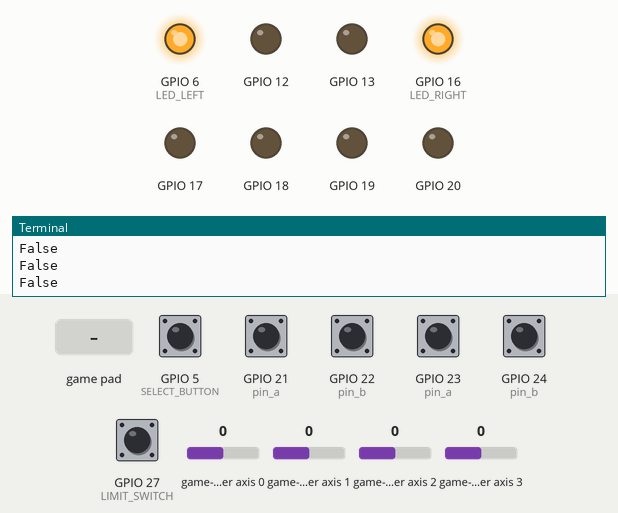
Bench run of a program on a simulated Raspberry Pi (BCM pin numbers). Shown: output pins drawn as LEDs (lit = HIGH), the last lines printed to the terminal. The test bench sets the inputs (shaded band); at power-on: GPIO 5 (SELECT_BUTTON), GPIO 21 (pin_a), GPIO 22 (pin_b), GPIO 23 (pin_a), GPIO 24 (pin_b), GPIO 27 (LIMIT_SWITCH) HIGH, game-controller axis 0 0, game-controller axis 1 0, game-controller axis 2 0, game-controller axis 3 0. Threads take turns every 2 ms. At 10.3 s the program stops and its outputs stay as they are.

Above: at 5.0 s.
5.1 s: game-controller axis 0 set to -1
6.7 s: GPIO 27 (LIMIT_SWITCH) pulled LOW for 0.15 s
At 6.8 s:
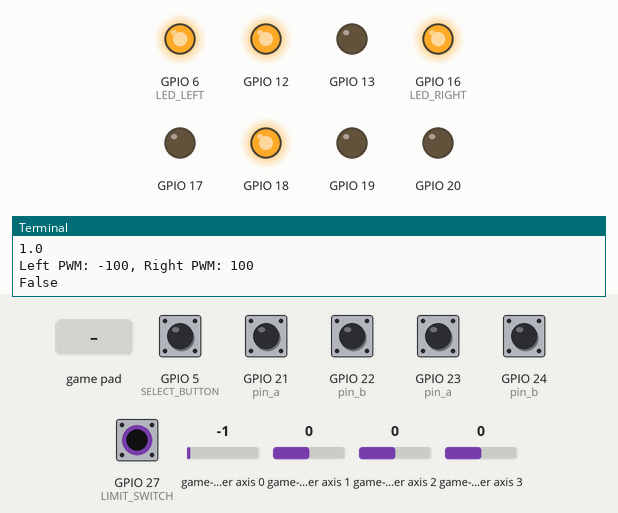
8.4 s: game-controller button 5 pressed
9.9 s: GPIO 5 (SELECT_BUTTON) pulled LOW for 0.15 s
Timing chart, 0 to 11.8 s (numbered marks = the images above; inputs shaded):
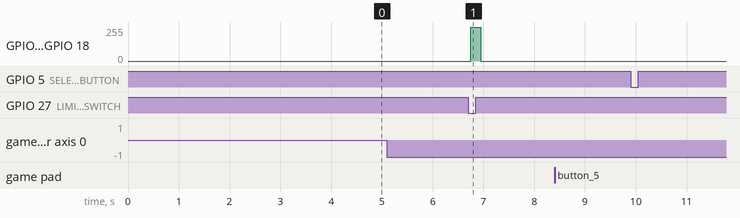

Measured:
- after the input at 6.7 s, GPIO 12, GPIO 18: 0/255 → 252/255 after 0.05 s, → 0/255 0.20 s later

The program:

bluetooth_controller_mode.py
```python
# This script is designed to be the bluetooth controller mode for the robot.
# It will handle the Xbox controller input and control the motors accordingly.

# Right Trigger - Drum
# Left Trigger - Flywheel
# Left Joystick - Drive
# Right Joystick - Drum Speed
# Y - E-stop toggle

#TO DO:
#get drive motor controller coefficients
#test encoders to ensure on the right side
#test motor control logic

import pygame
import RPi.GPIO as GPIO
import time
from encoder_class import Encoder
from motor_class import Motor
from controller_class import Controller

def btc_mode():
    # Start encoder monitoring
    left_encoder = Encoder(pin_a=21, pin_b=22)
    right_encoder = Encoder(pin_a=23, pin_b=24)
    left_encoder.start()
    right_encoder.start()

    left_motor = Motor(pins={"forward": 13, "backward": 12}, set_speed=0, coefficients=[6.8235, 0.1836], c_type="FF_1", encoder=left_encoder, pwm_frequency=1000, min=20)
    right_motor = Motor(pins={"forward": 18, "backward": 20}, set_speed=0, coefficients=[6.8235, 0.1836], c_type="FF_1", encoder=right_encoder, pwm_frequency=1000, min=20)

    drum_motor = Motor({"forward":19}, set_speed=0, coefficients=[-6.9932, 4.4445, -343.31, 32.46], c_type="FF_2", encoder=None, pwm_frequency=1000, min=20)
    flywheel_motor = Motor({"forward":17}, set_speed=0, coefficients=[3.8739, 0.1569], c_type="FF_1", encoder=None, pwm_frequency=1000, min=32)

    SELECT_BUTTON = 5    # GPIO pin for the "select" button
    LIMIT_SWITCH = 27
    LED_LEFT = 6
    LED_RIGHT = 16
    GPIO.setmode(GPIO.BCM)
    GPIO.setup(SELECT_BUTTON, GPIO.IN)
    GPIO.setup(LIMIT_SWITCH, GPIO.IN)
    GPIO.setup(LED_LEFT, GPIO.OUT)
    GPIO.setup(LED_RIGHT, GPIO.OUT)
    GPIO.output(LED_LEFT, GPIO.HIGH)
    GPIO.output(LED_RIGHT, GPIO.HIGH)

    # Initialize pygame's joystick module
    pygame.init()
    pygame.joystick.init()

    # Detect and initialize the first available controller
    if pygame.joystick.get_count() == 0:
        print("No controllers detected. Make sure your Xbox controller is connected via Bluetooth.")
        exit()

    controller = pygame.joystick.Joystick(0)
    controller.init()

    print(f"Connected to: {controller.get_name()}")

    # Define button mappings
    button_map = {
        0: "A",
        1: "B",
        2: "X",
        3: "Y",
        4: "LB",
        5: "RB",
        6: "Back",
        7: "Start",
        8: "Xbox",
        9: "Left Stick",
        10: "Right Stick"
    }

    toggle = False

    # Main event loop
    try:
        stop_toggle = False
        while not toggle:
            pygame.event.pump()  # Process events

            # Check for button presses
            for button_id in range(controller.get_numbuttons()):
                if controller.get_button(button_id):
                    print(f"Button {button_map.get(button_id, 'Unknown')} pressed")

            # Check for joystick movement
            left_x = controller.get_axis(0)
            left_y = -controller.get_axis(1)
            right_x = controller.get_axis(2)
            right_y = -controller.get_axis(3)

            if abs(left_x) > 0.1 or abs(left_y) > 0.1:
                print(f"Left Joystick: X={left_x:.2f}, Y={left_y:.2f}")

            if abs(right_x) > 0.1 or abs(right_y) > 0.1:
                print(f"Right Joystick: X={right_x:.2f}, Y={right_y:.2f}")

            if (stop_toggle == False) & (GPIO.input(LIMIT_SWITCH) == GPIO.LOW):  # E-stop not activated

                # Set motor speeds based on joystick input
                left_speed = int(left_y * 100)
                right_speed = int(left_y * 100)
                turning_speed = int(left_x * 100) # If PWM is 100, motors stop

                stimput = ((left_y)**2 + (left_x)**2)**(1/2)
                print(stimput)
                if stimput > 0.5:
                    left_motor.PWM = (left_speed + turning_speed)
                    right_motor.PWM = (right_speed - turning_speed)
                else:
                    print(stimput)
                    left_motor.PWM = 0
                    right_motor.PWM = 0
                    left_motor.stop_motor()
                    right_motor.stop_motor()
                print(f"Left PWM: {left_motor.PWM}, Right PWM: {right_motor.PWM}")

                left_motor.set_motor_speed()
                right_motor.set_motor_speed()

                #if the right trigger is pressed, set the drum motor speed
                if controller.get_button(5):
                    drum_motor.PWM = int(right_y * 50 + 50)
                    drum_motor.set_motor_speed()
                else:
                    drum_motor.PWM = 0
                    drum_motor.set_motor_speed()

                #if the left trigger is pressed, set the flywheel motor speed
                if controller.get_button(4):
                    flywheel_motor.PWM = int(100)
                    flywheel_motor.set_motor_speed() # Set to 80% speed for flywheel
                else:
                    flywheel_motor.PWM = 0
                    flywheel_motor.set_motor_speed()

                if controller.get_button(3):
                    stop_toggle = True
                    time.sleep(0.1)
                    print("E-stop activated. Press Y button to deactivate.")

            elif (stop_toggle == True) or (GPIO.input(LIMIT_SWITCH) != GPIO.LOW):
                # E-stop activated, stop all motors
                left_motor.stop_motor()
                right_motor.stop_motor()
                drum_motor.PWM = 0
                drum_motor.set_motor_speed()
                flywheel_motor.PWM = 0
                flywheel_motor.set_motor_speed()
                print(stop_toggle)

                if controller.get_button(3):
                    stop_toggle = not stop_toggle
                    time.sleep(0.1)
                    print("E-stop deactivated.")

            if GPIO.input(SELECT_BUTTON) == GPIO.LOW:
                toggle = True
                print("Exiting BTC mode...")
                time.sleep(0.2)
            print(GPIO.input(SELECT_BUTTON) == GPIO.LOW)
            pygame.time.wait(100)  # Delay to avoid excessive CPU usage

    except KeyboardInterrupt:
        print("\nExiting...")

    finally:
        pygame.joystick.quit()
        pygame.quit()
        right_encoder.stop()
        left_encoder.stop()
        left_motor.stop_motor()
        right_motor.stop_motor()
        drum_motor.stop_motor()
        flywheel_motor.stop_motor()
        left_motor.cleanup()
        right_motor.cleanup()
        drum_motor.cleanup()
        flywheel_motor.cleanup()

if __name__ == "__main__":
    btc_mode()
```

encoder_class.py
```python
import RPi.GPIO as GPIO
import threading
import time

class Encoder:
    def __init__(self, pin_a, pin_b, debounce_s=0.02, rads_per_count=0.06, update_interval=0.005):
        self.pin_a = pin_a
        self.pin_b = pin_b
        self.debounce_s = debounce_s  # sec
        self.rads_per_count = rads_per_count
        self.update_interval = update_interval

        self.count_a = 0
        self.count_b = 0

        self.last_time_a = 0  # sec
        self.last_time_b = 0  # sec
        self.last_count_a = 0  # sec
        self.last_count_b = 0  # sec

        self.direction = 1
        self.angular_velocity = 0

        self.lock = threading.Lock()
        self.running = False
        self.updater_thread = None
        self.stop_event = threading.Event()

        GPIO.setmode(GPIO.BCM)

        GPIO.setup(self.pin_a, GPIO.IN, pull_up_down=GPIO.PUD_UP)
        GPIO.setup(self.pin_b, GPIO.IN, pull_up_down=GPIO.PUD_UP)

    def _callback_a(self, channel):
        now = time.time()
        if now - self.last_time_a > self.debounce_s:
            self.dt_a = now - self.last_time_a
            self.last_time_a = now
            with self.lock:
                self.count_a += 1
                if GPIO.input(self.pin_b) == GPIO.HIGH:
                    self.direction = 1
                else:
                    self.direciton = -1

    def _callback_b(self, channel):
        now = time.time()
        if now - self.last_time_b > self.debounce_s:
            self.dt_b = now - self.last_time_b
            self.last_time_b = now
            with self.lock:
                self.count_b += 1
                if GPIO.input(self.pin_a) == GPIO.HIGH:
                    self.direction = -1
                else:
                    self.direciton = 1

    def _speed_updater(self):
        while not self.stop_event.is_set():
            with self.lock:
                dc_a = self.count_a - self.last_count_a
                dc_b = self.count_b - self.last_count_b
                self.angular_velocity = self.direction * self.rads_per_count * ((dc_a / self.update_interval + dc_b / self.update_interval) / 2)
                self.last_count_a = self.count_a
                self.last_count_b = self.count_b
            time.sleep(self.update_interval)

    def start(self):
        if not self.running:
            GPIO.add_event_detect(self.pin_a, GPIO.RISING, callback=self._callback_a)
            GPIO.add_event_detect(self.pin_b, GPIO.RISING, callback=self._callback_b)
            self.stop_event.clear()
            self.updater_thread = threading.Thread(target=self._speed_updater, daemon=True)
            self.updater_thread.start()
            self.running = True

    def stop(self):
        if self.running:
            GPIO.remove_event_detect(self.pin_a)
            GPIO.remove_event_detect(self.pin_b)
            self.running = False

    def get_counts(self):
        with self.lock:
            return self.count_a, self.count_b

    def speed(self):
        with self.lock:
            return self.angular_velocity
```

motor_class.py
```python
import RPi.GPIO as GPIO
import time

from controller_class import Controller
from encoder_class import Encoder

class Motor:
    def __init__(self, pins, set_speed=0, coefficients=[], c_type="PID", encoder=None, pwm_frequency=1000, min=0):
        # Self Variable Declarations and Assignments
        self.set_speed = set_speed
        self.speed = 0
        self.PWM = 0
        self.pwm_frequency = pwm_frequency
        self.type = c_type
        self.controller = Controller(coefficients, c_type, min)
        self.encoder = encoder
        self.pins = {}  # Make sure 2nd pin is the backwards pin

        if ("type"=="PID"):
            self.encoder.start()

        GPIO.setmode(GPIO.BCM)  # Use Broadcom pin-numbering scheme

        # Pin Setup
        for pin_name in pins:
            #print(pins[pin_name])
            GPIO.setup(pins[pin_name], GPIO.OUT)
            self.pins[pin_name] = GPIO.PWM(pins[pin_name], pwm_frequency)

        # Start PWM Pins
        for pin_name in self.pins:
            self.pins[pin_name].start(0)

    def calc_PWM(self, set_speed):
        # Calculate PWM from controller. Encoder feedback is used to adjust the PWM signal.
        if (self.type=="PID"):
            self.encoder.update()
            self.speed = self.encoder.speed() #rad/s
            error = set_speed - self.speed
        elif (self.type=="FF_1" or self.type=="FF_2"):
            error = set_speed
        self.PWM = self.controller.calculate_pwm(error, 0.001) #dt = 1ms
        return self.PWM

    def set_motor_speed(self):
        # Set the motor speed using PWM. The speed is set based on the calculated PWM value.
        #print(self.PWM)
        self.PWM = max(-99, min(99, self.PWM))
        if self.PWM < 0:
            #print("Backward")
            self.pins["backward"].ChangeDutyCycle(-self.PWM)
        else:
            #print("Forward")
            self.pins["forward"].ChangeDutyCycle(self.PWM)

        return

    def stop_motor(self):
        # Stop the motor by setting the PWM signal to 0.
        for pin_name in self.pins:
            self.pins[pin_name].ChangeDutyCycle(0)
        return

    def get_speed(self):
        # Get the current speed of the motor. This is usually obtained from the encoder.
        self.speed = self.encoder.get_speed() #need to add encoder paramaters here
        return self.speed

    def cleanup(self):
        # Cleanup the GPIO pins when done. This is important to avoid warnings and errors when re-running the code.
        for pin_name in self.pins:
            self.pins[pin_name].stop()
        return
```

controller_class.py
```python
# This class is used to control the motor speed using PWM signals.
# The main method is calc_PWM which takes an error value computed from input and measured motor speed and calculated a PWM output value
# The coefficients are in the order: [Proportional (Kp), Integral(Ki), Derivative(Kd)]

class Controller:
    def __init__(self, coefficients, c_type="PID", min=0):
        self.coefficients = coefficients
        self.previous_error = 0.0
        self.sum_error = 0.0
        self.type = c_type
        self.min = min


    def calculate_pwm(self, error, dt):
        if (self.type == "PID"):
            PWM = 0

            # Calculate Proportional Gain
            p = self.coefficients[0] * error

            # Calculate Integral Gain
            self.sum_error += error * dt
            i = self.coefficients[1] * self.sum_error

            # Calculate Derivative Gain
            d = self.coefficients[2] * (error - self.previous_error) / dt

            self.previous_error = error

            PWM = p + i + d

            #Scaling here! Might need adjustments!!!
            if PWM > 100:
                PWM = 100
            elif PWM < 0:
                PWM = 0

            return PWM
        elif (self.type == "FF_1"):
            # Calculate Feed Forward Gain
            intercept = self.coefficients[0]
            slope = self.coefficients[1]
            FF = intercept + slope * error

            #Scaling here! Might need adjustments!!!
            if FF > 100:
                FF = 100
            elif FF < self.min:
                FF = 0

            return FF
        elif (self.type == "FF_2"):
            # Calculate Feed Forward Gain
            if(error > 0 and error < 12):
                intercept = self.coefficients[0]
                slope = self.coefficients[1]
                FF = intercept + slope * error
            elif(error >= 12 and error < 15):
                intercept = self.coefficients[2]
                slope = self.coefficients[3]
                FF = intercept + slope * error

            #Scaling here! Might need adjustments!!!
            if FF > 100:
                FF = 100
            elif FF < self.min:
                FF = 0

            return FF
        else:
            raise ValueError("Invalid controller type. Use 'PID' or 'FF_1 or 'FF_2'.")


 
```
